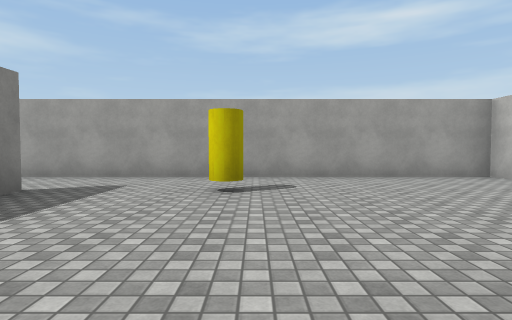
[1] (above)

23 first-person views from a walk through a Unity game level. The camera is 1.2 m above the floor, tilts 2° down and sees 80° across. The floor is counted in squares, 2 m on a side. Each view is taken from the middle of a square. On the plan, view 1 faces up. The plan holds only what a view shows up to about 9 squares ahead; the rest is blank. The player character is not drawn. Surface patterns are stand-ins for the level's own textures.

[2]
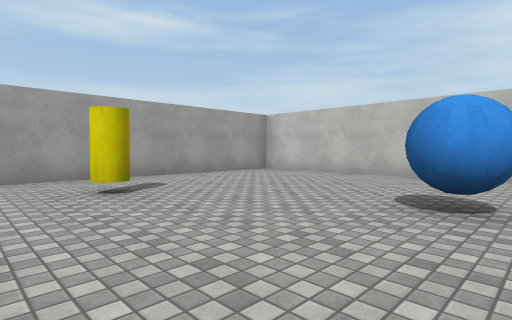

[3]
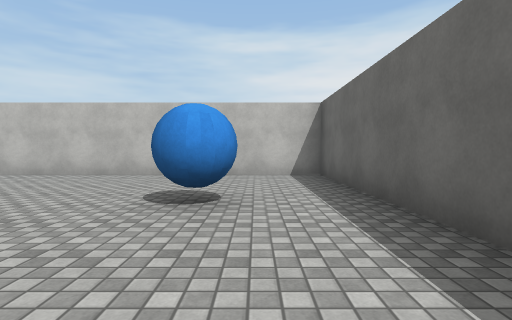

[4]
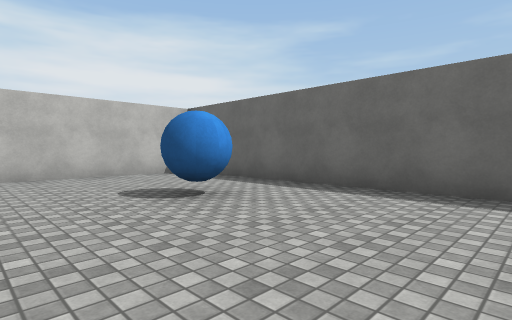

[5]
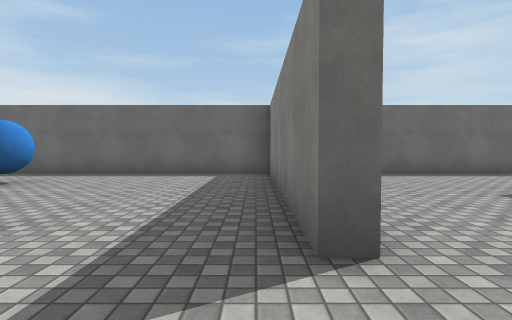

[6]
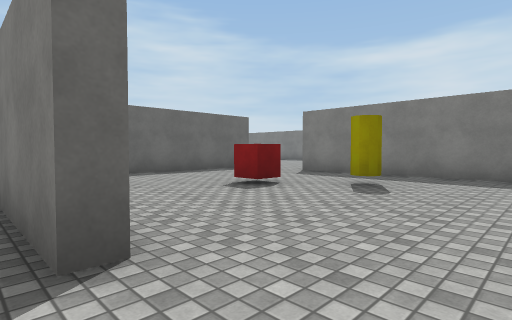

[7]
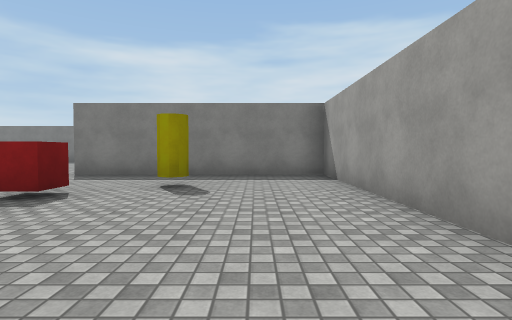

[8]
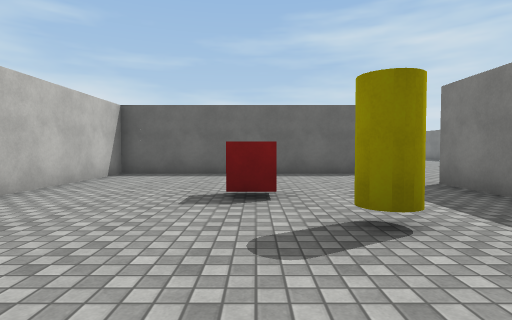

[9]
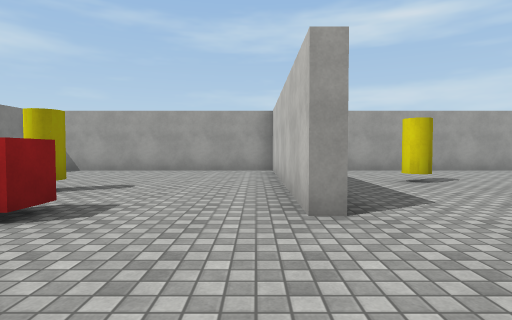

[10]
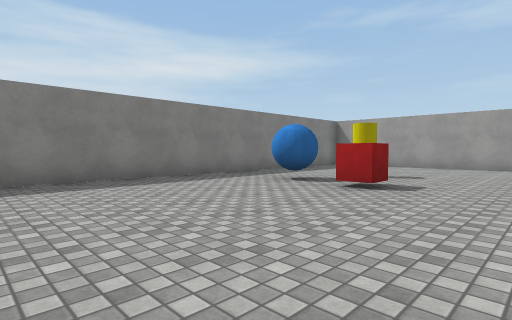

[11]
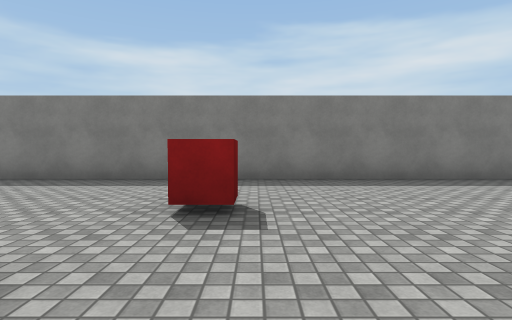

[12]
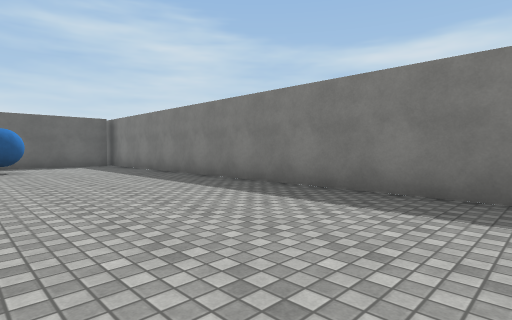

[13]
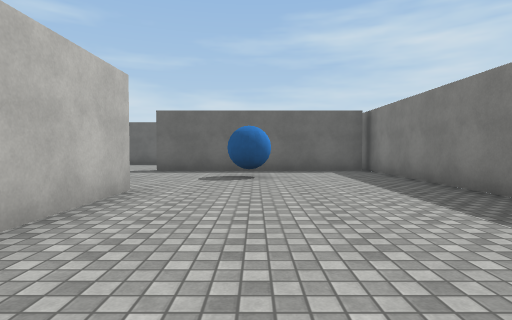

[14]
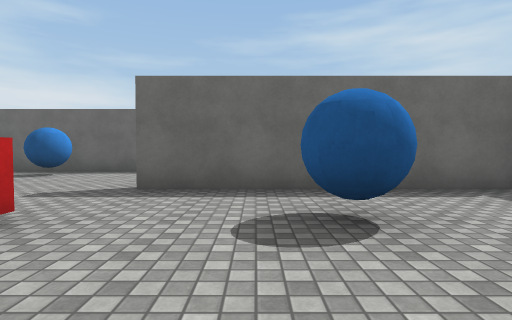

[15]
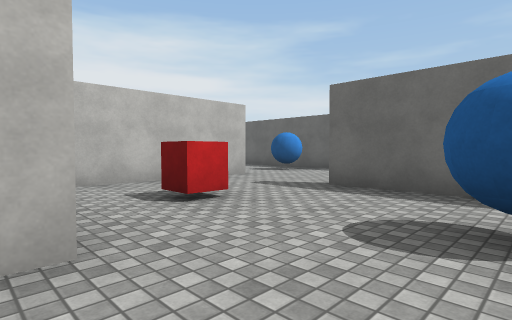

[16]
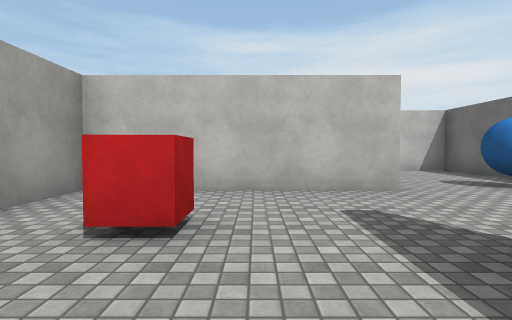

[17]
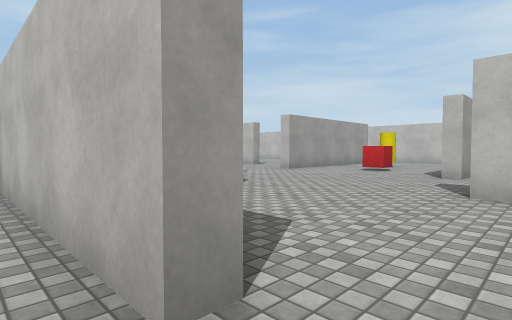

[18]
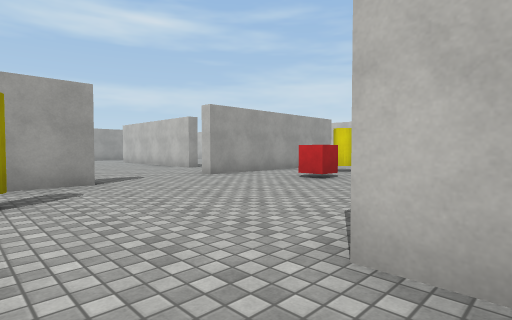

[19]
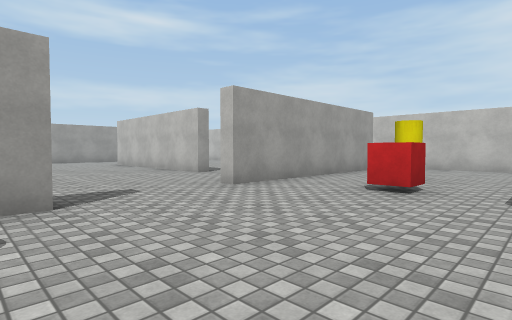

[20]
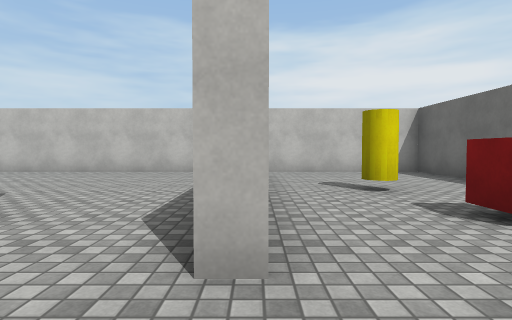

[21]
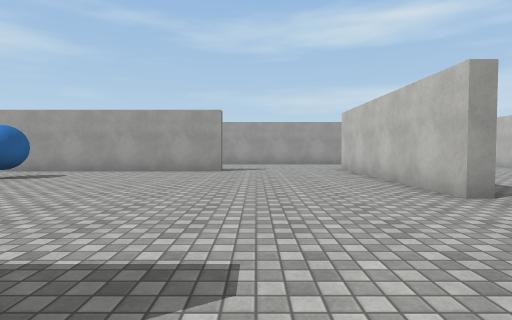

[22]
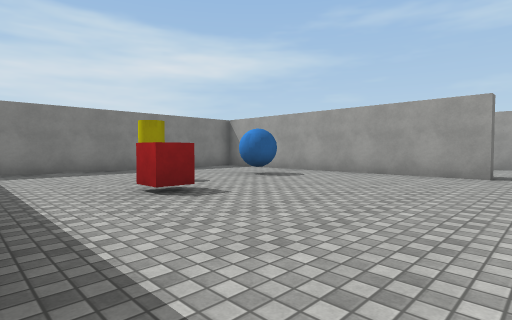

[23]
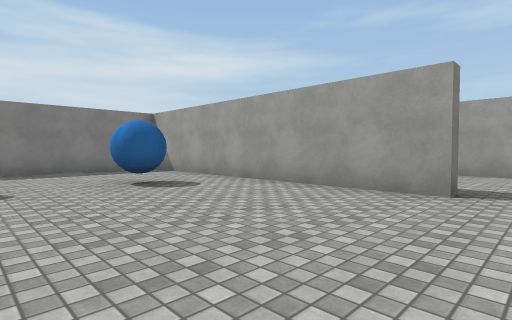

### Floor plan
Points are (right, up) in squares from view 1. A wall is a line through its corners. A room is listed if a view was taken in it or the views show most of it. See-through windows are left out.
Room 1 (views 1, 2, 3, 4, 5, 6, 7)
walls: (-3.8, 4.3) (-3.3, 4.3) (-3.3, -1.5) (5.1, -1.5) (5.1, 6.6) (-3.5, 6.6)
ways out: opening at (-3, 5.5) to room 2
objects: yellow cylinder (0, 4); blue ball (1, 1)
Room 2 (view 8)
walls: (-3.5, 6.6) (-10.2, 6.6) (-10.2, 0.7); (-9.5, -1.5) (-3.7, -1.5) (-3.7, 2.1)
ways out: opening at (-3, 5.5) to room 1; opening at (-10, 0) to room 3
objects: yellow cylinder (-8, 4); red cube (-7, 2)
Room 3 (views 9, 10, 11, 12, 13, 14, 15, 16, 17, 18, 19, 20, 21, 22, 23)
walls: (-11.8, -6.6) (-11.8, -12.3); (-3.9, -5.6) (-11.4, -5.6); (-4.2, -13.5) (-5.5, -13.5); (-12.1, -13.5) (-12.1, -11.1); (-3.6, -1.8) (-4.8, -1.8); (0, -10.3) (-0.4, -10.3) (-0.4, -5); (-10.2, 0.7) (-10.5, 0.7) (-10.5, 6.6) (-16.4, 6.6); (-8.1, -18.1) (-8.5, -18.1) (-8.5, -13.5) (-10.1, -13.5); (-1.9, -17.6) (-1.9, -17.2); (3.9, -13.1) (-1.6, -13.1) (-1.6, -12.6); (-17, -17.5) (-11.1, -17.5); (-9.9, -21.2) (-4.5, -21.2) (-4.5, -18.1); (5.1, -11.4) (5.1, -6.1); (2, -17.3) (5.1, -17.3) (5.1, -13.2); (-17.2, 2.6) (-17.2, -18)
ways out: opening at (-10, 0) to room 2; opening at (-2.5, -18.5)
objects: blue ball (-15, 1); blue ball (-14, -16); red cube (-14, -4); yellow cylinder (-14, 2); red cube (-13, 1); red cube (-11, -15); yellow cylinder (-9, -10); blue ball (-8, -20); blue ball (-8, -8); red cube (-7, -11); yellow cylinder (-6, -15); red cube (0, -15); yellow cylinder (1, -15)

Positions as (right, up) in squares from view 1, and headings:
1: (0, 0), facing up
2: (-2, 0), facing up-right
3: (-2, 0), facing right
4: (-2, 3), facing down-right
5: (-3, 6), facing down
6: (-3, 6), facing down-left
7: (-3, 5), facing left
8: (-7, 6), facing down
9: (-11, -2), facing up
10: (-11, -4), facing up-left
11: (-11, -4), facing left
12: (-13, -6), facing down-left
13: (-14, -9), facing down
14: (-13, -13), facing down
15: (-14, -13), facing down-right
16: (-13, -16), facing right
17: (-9, -19), facing up-right
18: (-6, -19), facing up-right
19: (-5, -17), facing up-right
20: (-3, -13), facing right
21: (-3, -14), facing up
22: (-3, -13), facing up-left
23: (-3, -10), facing up-left
